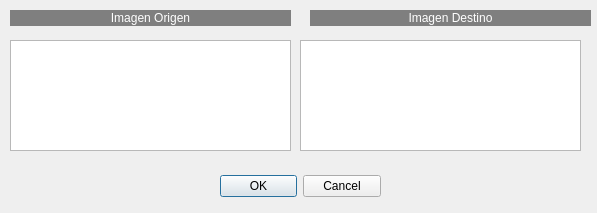
<?xml version="1.0" encoding="UTF-8"?>
<ui version="4.0">
 <class>perspectiva</class>
 <widget class="QDialog" name="perspectiva">
  <property name="geometry">
   <rect>
    <x>0</x>
    <y>0</y>
    <width>597</width>
    <height>213</height>
   </rect>
  </property>
  <property name="windowTitle">
   <string>Transformacion perspectiva</string>
  </property>
  <widget class="QDialogButtonBox" name="buttonBox">
   <property name="geometry">
    <rect>
     <x>220</x>
     <y>170</y>
     <width>161</width>
     <height>32</height>
    </rect>
   </property>
   <property name="orientation">
    <enum>Qt::Horizontal</enum>
   </property>
   <property name="standardButtons">
    <set>QDialogButtonBox::Cancel|QDialogButtonBox::Ok</set>
   </property>
  </widget>
  <widget class="QLabel" name="label_2">
   <property name="geometry">
    <rect>
     <x>10</x>
     <y>10</y>
     <width>281</width>
     <height>16</height>
    </rect>
   </property>
   <property name="styleSheet">
    <string notr="true">background-color: rgb(127, 127, 127);
color: rgb(255, 255, 255);</string>
   </property>
   <property name="text">
    <string>Imagen Origen</string>
   </property>
   <property name="alignment">
    <set>Qt::AlignCenter</set>
   </property>
  </widget>
  <widget class="QListWidget" name="listWidget">
   <property name="geometry">
    <rect>
     <x>10</x>
     <y>40</y>
     <width>281</width>
     <height>111</height>
    </rect>
   </property>
   <property name="alternatingRowColors">
    <bool>false</bool>
   </property>
   <property name="viewMode">
    <enum>QListView::ListMode</enum>
   </property>
   <property name="currentRow">
    <number>-1</number>
   </property>
  </widget>
  <widget class="QLabel" name="label_3">
   <property name="geometry">
    <rect>
     <x>310</x>
     <y>10</y>
     <width>281</width>
     <height>16</height>
    </rect>
   </property>
   <property name="styleSheet">
    <string notr="true">background-color: rgb(127, 127, 127);
color: rgb(255, 255, 255);</string>
   </property>
   <property name="text">
    <string>Imagen Destino</string>
   </property>
   <property name="alignment">
    <set>Qt::AlignCenter</set>
   </property>
  </widget>
  <widget class="QListWidget" name="listWidget_2">
   <property name="geometry">
    <rect>
     <x>300</x>
     <y>40</y>
     <width>281</width>
     <height>111</height>
    </rect>
   </property>
   <property name="alternatingRowColors">
    <bool>false</bool>
   </property>
   <property name="viewMode">
    <enum>QListView::ListMode</enum>
   </property>
   <property name="currentRow">
    <number>-1</number>
   </property>
  </widget>
 </widget>
 <resources/>
 <connections>
  <connection>
   <sender>buttonBox</sender>
   <signal>accepted()</signal>
   <receiver>perspectiva</receiver>
   <slot>accept()</slot>
   <hints>
    <hint type="sourcelabel">
     <x>248</x>
     <y>254</y>
    </hint>
    <hint type="destinationlabel">
     <x>157</x>
     <y>274</y>
    </hint>
   </hints>
  </connection>
  <connection>
   <sender>buttonBox</sender>
   <signal>rejected()</signal>
   <receiver>perspectiva</receiver>
   <slot>reject()</slot>
   <hints>
    <hint type="sourcelabel">
     <x>316</x>
     <y>260</y>
    </hint>
    <hint type="destinationlabel">
     <x>286</x>
     <y>274</y>
    </hint>
   </hints>
  </connection>
 </connections>
</ui>
